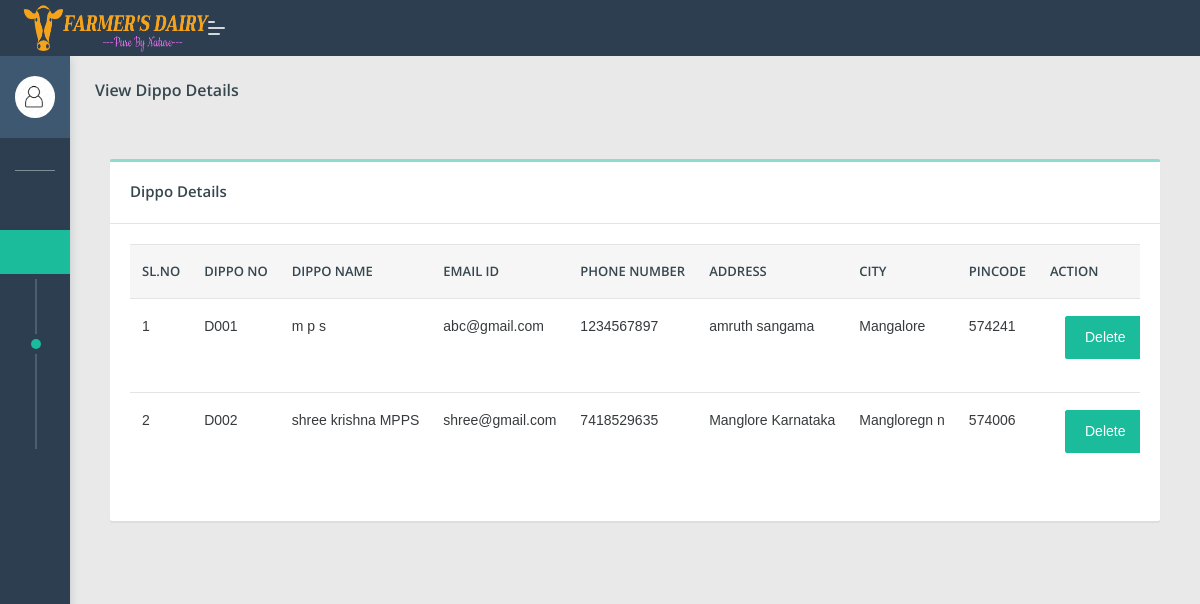
The page /admin/viewdippo.php on the database its author committed.
### tables this page shows
CREATE TABLE `dipo_reg` (
  `d_id` int(100) NOT NULL,
  `dnumber` varchar(100) NOT NULL,
  `dname` varchar(100) NOT NULL,
  `email` varchar(100) NOT NULL,
  `password` varchar(100) NOT NULL,
  `ph_number` bigint(100) NOT NULL,
  `address` varchar(100) NOT NULL,
  `city` varchar(100) NOT NULL,
  `pin_code` int(100) NOT NULL
);

### admin/viewdippo.php (the view, shortened to what this page needs)
<!DOCTYPE html>
<html lang="en">
<head>
    <link rel="stylesheet" href="assets/css/style.css">
</head>
<body class="">
	<nav class="pcoded-navbar  ">
		<div class="navbar-wrapper  ">
			<div class="navbar-content scroll-div " >
				<div class="">
					<div class="main-menu-header">
						<img class="img-radius" src="assets/images/user/avatar-2.jpg" alt="User-Profile-Image">
						<div class="user-details">
						</div>
					</div>
				</div>
				<ul class="nav pcoded-inner-navbar ">
					<li class="nav-item pcoded-menu-caption">
					</li>
					<li class="nav-item">
					    <a href="main.php" class="nav-link "><span class="pcoded-micon"><i class="feather icon-home"></i></span><span class="pcoded-mtext">Dashboard</span></a>
					</li>
					<li class="nav-item pcoded-hasmenu">
					    <a href="#!" class="nav-link "><span class="pcoded-micon"><i class="feather icon-align-justify"></i></span><span class="pcoded-mtext">Dippo Details</span></a>
					    <ul class="pcoded-submenu">
					       <li><a href="adddippo.php">Add Dippo</a></li>
					<li><a href="viewdippo.php">View Dippo</a></li>
					<li><a href="rate.php">Add Rate</a></li>
					<li><a href="viewrate.php">View Rate</a></li>
					    </ul>
					</li>
					<li class="nav-item">
					    <a href="viewmilk.php" class="nav-link "><span class="pcoded-micon"><i class="feather icon-align-justify"></i></span><span class="pcoded-mtext">Milk Details</span></a>
					</li>
					<li class="nav-item pcoded-hasmenu">
					    <a href="#!" class="nav-link "><span class="pcoded-micon"><i class="feather icon-align-justify"></i></span><span class="pcoded-mtext">Manage Dippo</span></a>
					</li>
					<li class="nav-item">
					    <a href="viewfeed.php" class="nav-link "><span class="pcoded-micon"><i class="feather icon-align-justify"></i></span><span class="pcoded-mtext">View Feedback</span></a>
					</li>
				</ul>
			</div>
		</div>
	</nav>
	<header class="navbar pcoded-header navbar-expand-lg navbar-light header-dark">
				<div class="m-header">
					<a class="mobile-menu" id="mobile-collapse" href="#!"><span></span></a>
					<a href="#!" class="b-brand">
						<img src="assets/images/67.png" width="190px" height="50px" class="logo">
					</a>
				</div>
				<div class="collapse navbar-collapse">
					<ul class="navbar-nav mr-auto">
						<li class="nav-item">
							<a href="#!" class="pop-search"><i class="feather icon-search"></i></a>
						</li>
					</ul>
					<ul class="navbar-nav ml-auto">
						<li>
							<div class="dropdown drp-user">
								<a href="#" class="dropdown-toggle" data-toggle="dropdown">
									<i class="feather icon-user"></i>
								</a>
							</div>
						</li>
					</ul>
				</div>
	</header>
<section class="pcoded-main-container">
    <div class="pcoded-content">
        <div class="page-header">
            <div class="page-block">
                <div class="row align-items-center">
                    <div class="col-md-12">
                        <div class="page-header-title">
                            <h5 class="m-b-10">View Dippo Details</h5>
                        </div>
                        <ul class="breadcrumb">
                            <li class="breadcrumb-item"><a href="index.html"><i class="feather icon-home"></i></a></li>
                        </ul>
                    </div>
                </div>
            </div>
        </div>
            <div class="col-md-12">
                <div class="card">
                    <div class="card-header">
                        <h5>Dippo Details</h5>
                    </div>
                    <div class="card-body table-border-style">
                        <div class="table-responsive">
                            <table class="table table-hover">
                                <thead>
                                    <tr>
                                        <th>SL.NO</th>
                                        <th>DIPPO NO</th>
                                        <th>DIPPO NAME</th>
                                        <th>EMAIL ID</th>
										<th>PHONE NUMBER</th>
										<th>ADDRESS</th>
										<th>CITY</th>
										<th>PINCODE</th>
										<th>ACTION</th>
                                    </tr>
                                </thead>
                                <tbody>
								<?php
								include 'config.php';
								$sql1="select * from dipo_reg";
								$result1=mysqli_query($con,$sql1);
								$num1=mysqli_num_rows($result1);
								$sI=0;
								if($num1>0)
								{
									while($row1=mysqli_fetch_array($result1))
									{
										$sI+=1;
										$dnumber=$row1['dnumber'];
										$dname=$row1['dname'];
										$email=$row1['email'];
										$ph_no=$row1['ph_number'];
										$address=$row1['address'];
										$city=$row1['city'];
										$pin_code=$row1['pin_code'];
								?>
									<tr>
									  <td><?php echo $sI; ?></th>
									  <td><?php echo $dnumber; ?></th>
									  <td><?php echo $dname; ?></td>
									  <td><?php echo $email; ?></td>
									  <td><?php echo $ph_no; ?></td>
									  <td><?php echo $address; ?></td>
									  <td><?php echo $city; ?></td>
									  <td><?php echo $pin_code; ?></td>
									  <td>
									<form action="#" method="post">
									<div class="form-group col-md-2">
									<button type="submit" name="delete" class="btn  btn-primary">Delete</button>
									</div>
									</div>
									<?php
									}
								}
								?>
                        </div>
                    </div>
                </div>
</section>
</body>
</html>

### rows shown on the page
dipo_reg: dnumber "D001", dname "m p s", email "abc@gmail.com", ph_number "1234567897", address "amruth sangama", city "Mangalore", pin_code "574241"
dipo_reg: dnumber "D002", dname "shree krishna MPPS", email "shree@gmail.com", ph_number "7418529635", address "Manglore Karnataka", city "Mangloregn n", pin_code "574006"
